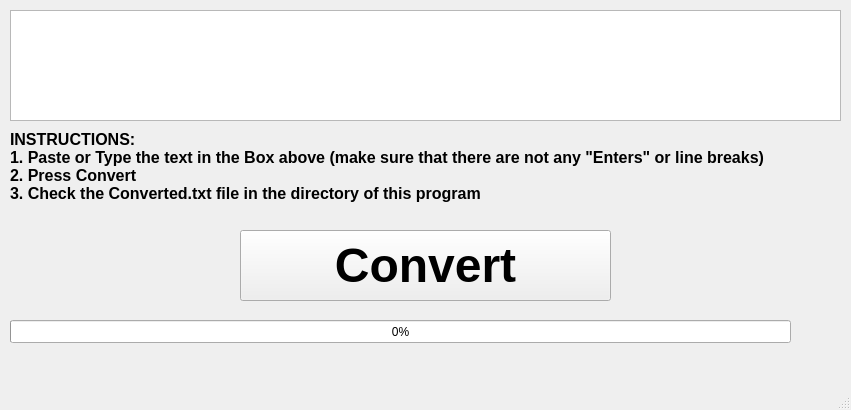
<?xml version="1.0" encoding="UTF-8"?>
<ui version="4.0">
 <class>MainWindow</class>
 <widget class="QMainWindow" name="MainWindow">
  <property name="geometry">
   <rect>
    <x>0</x>
    <y>0</y>
    <width>851</width>
    <height>410</height>
   </rect>
  </property>
  <property name="windowTitle">
   <string>MainWindow</string>
  </property>
  <widget class="QWidget" name="centralwidget">
   <widget class="QPushButton" name="pushButton">
    <property name="geometry">
     <rect>
      <x>240</x>
      <y>230</y>
      <width>371</width>
      <height>71</height>
     </rect>
    </property>
    <property name="font">
     <font>
      <pointsize>36</pointsize>
      <weight>75</weight>
      <bold>true</bold>
     </font>
    </property>
    <property name="text">
     <string>Convert</string>
    </property>
   </widget>
   <widget class="QPlainTextEdit" name="plainTextEdit">
    <property name="geometry">
     <rect>
      <x>10</x>
      <y>10</y>
      <width>831</width>
      <height>111</height>
     </rect>
    </property>
   </widget>
   <widget class="QLabel" name="label">
    <property name="geometry">
     <rect>
      <x>10</x>
      <y>130</y>
      <width>831</width>
      <height>81</height>
     </rect>
    </property>
    <property name="font">
     <font>
      <pointsize>12</pointsize>
      <weight>75</weight>
      <bold>true</bold>
     </font>
    </property>
    <property name="text">
     <string>INSTRUCTIONS:
1. Paste or Type the text in the Box above (make sure that there are not any &quot;Enters&quot; or line breaks)
2. Press Convert
3. Check the Converted.txt file in the directory of this program</string>
    </property>
    <property name="alignment">
     <set>Qt::AlignLeading|Qt::AlignLeft|Qt::AlignTop</set>
    </property>
   </widget>
   <widget class="QProgressBar" name="progressBar">
    <property name="geometry">
     <rect>
      <x>10</x>
      <y>320</y>
      <width>781</width>
      <height>23</height>
     </rect>
    </property>
    <property name="value">
     <number>0</number>
    </property>
   </widget>
  </widget>
  <widget class="QMenuBar" name="menubar">
   <property name="geometry">
    <rect>
     <x>0</x>
     <y>0</y>
     <width>851</width>
     <height>21</height>
    </rect>
   </property>
  </widget>
  <widget class="QStatusBar" name="statusbar"/>
 </widget>
 <resources/>
 <connections/>
</ui>
